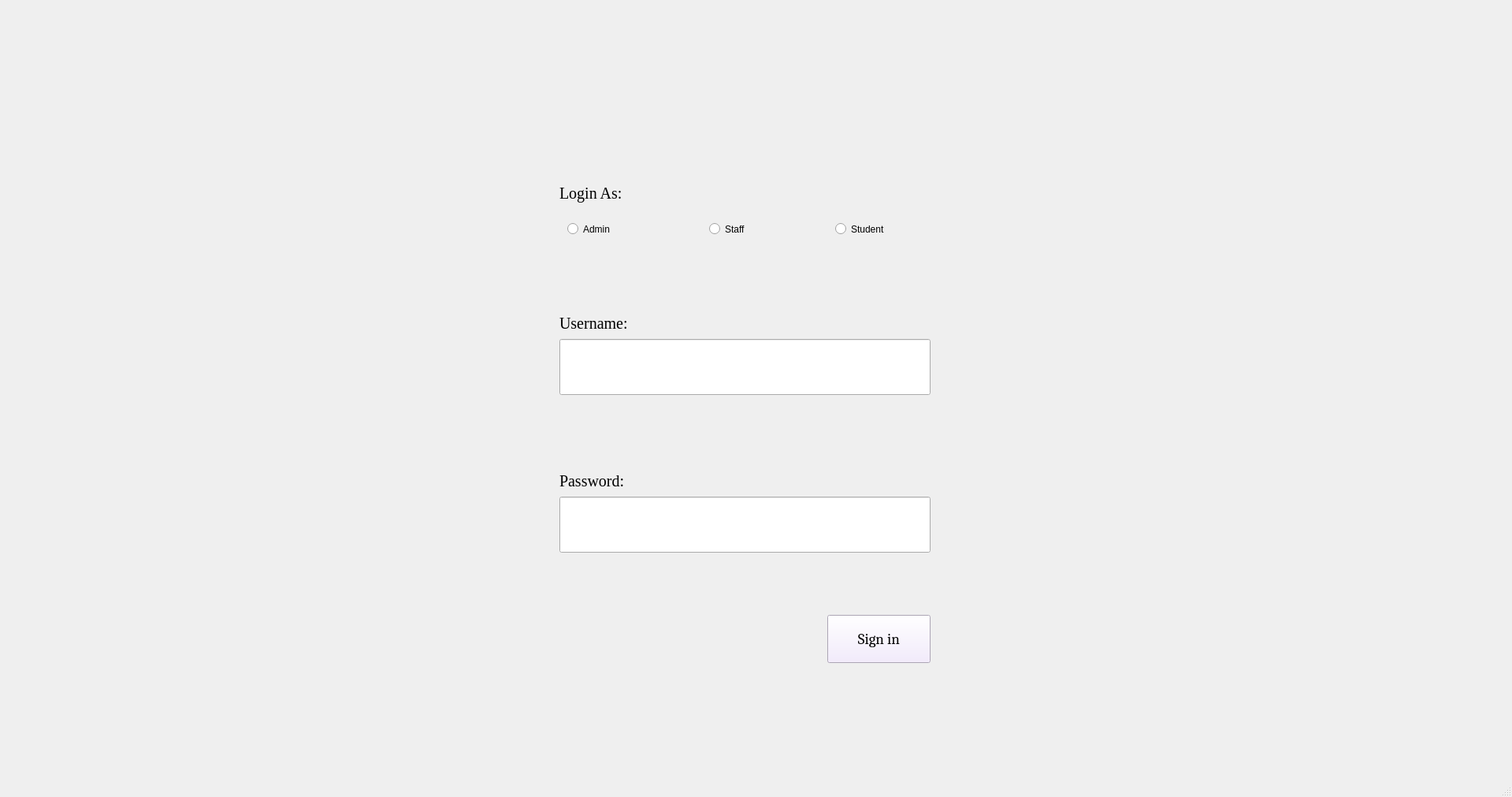
<?xml version="1.0" encoding="UTF-8"?>
<ui version="4.0">
 <class>AdminLogin</class>
 <widget class="QMainWindow" name="AdminLogin">
  <property name="geometry">
   <rect>
    <x>0</x>
    <y>0</y>
    <width>1919</width>
    <height>1011</height>
   </rect>
  </property>
  <property name="windowTitle">
   <string>MainWindow</string>
  </property>
  <property name="tabShape">
   <enum>QTabWidget::Rounded</enum>
  </property>
  <widget class="QWidget" name="centralwidget">
   <widget class="QLabel" name="UserName_l">
    <property name="geometry">
     <rect>
      <x>710</x>
      <y>360</y>
      <width>521</width>
      <height>101</height>
     </rect>
    </property>
    <property name="font">
     <font>
      <family>Times New Roman</family>
      <pointsize>15</pointsize>
      <weight>50</weight>
      <italic>false</italic>
      <bold>false</bold>
     </font>
    </property>
    <property name="styleSheet">
     <string notr="true">font: 15pt &quot;Times New Roman&quot;;</string>
    </property>
    <property name="text">
     <string>Username:</string>
    </property>
   </widget>
   <widget class="QLabel" name="Password_l">
    <property name="geometry">
     <rect>
      <x>710</x>
      <y>560</y>
      <width>551</width>
      <height>101</height>
     </rect>
    </property>
    <property name="font">
     <font>
      <family>Times New Roman</family>
      <pointsize>15</pointsize>
      <weight>50</weight>
      <italic>false</italic>
      <bold>false</bold>
     </font>
    </property>
    <property name="styleSheet">
     <string notr="true">font: 15pt &quot;Times New Roman&quot;;</string>
    </property>
    <property name="text">
     <string>Password:</string>
    </property>
   </widget>
   <widget class="QLineEdit" name="Username_tb">
    <property name="geometry">
     <rect>
      <x>710</x>
      <y>430</y>
      <width>471</width>
      <height>71</height>
     </rect>
    </property>
    <property name="font">
     <font>
      <family>Times New Roman</family>
      <pointsize>15</pointsize>
      <weight>50</weight>
      <italic>false</italic>
      <bold>false</bold>
     </font>
    </property>
    <property name="styleSheet">
     <string notr="true">font: 15pt &quot;Times New Roman&quot;;</string>
    </property>
   </widget>
   <widget class="QPushButton" name="SignIn_b">
    <property name="geometry">
     <rect>
      <x>1050</x>
      <y>780</y>
      <width>131</width>
      <height>61</height>
     </rect>
    </property>
    <property name="font">
     <font>
      <family>Cambria</family>
      <pointsize>14</pointsize>
      <weight>50</weight>
      <italic>false</italic>
      <bold>false</bold>
     </font>
    </property>
    <property name="styleSheet">
     <string notr="true">font: 14pt &quot;Cambria&quot;;
background-color: rgb(241, 231, 254);</string>
    </property>
    <property name="text">
     <string>Sign in</string>
    </property>
   </widget>
   <widget class="QLineEdit" name="Password_tb">
    <property name="geometry">
     <rect>
      <x>710</x>
      <y>630</y>
      <width>471</width>
      <height>71</height>
     </rect>
    </property>
    <property name="font">
     <font>
      <family>Times New Roman</family>
      <pointsize>15</pointsize>
      <weight>50</weight>
      <italic>false</italic>
      <bold>false</bold>
     </font>
    </property>
    <property name="styleSheet">
     <string notr="true">font: 15pt &quot;Times New Roman&quot;;</string>
    </property>
   </widget>
   <widget class="QRadioButton" name="Admin_rb">
    <property name="geometry">
     <rect>
      <x>720</x>
      <y>260</y>
      <width>141</width>
      <height>61</height>
     </rect>
    </property>
    <property name="styleSheet">
     <string notr="true">font: 15pt &quot;Times New Roman&quot;;</string>
    </property>
    <property name="text">
     <string>Admin</string>
    </property>
   </widget>
   <widget class="QLabel" name="LoginAs_l">
    <property name="geometry">
     <rect>
      <x>710</x>
      <y>210</y>
      <width>521</width>
      <height>71</height>
     </rect>
    </property>
    <property name="font">
     <font>
      <family>Times New Roman</family>
      <pointsize>15</pointsize>
      <weight>50</weight>
      <italic>false</italic>
      <bold>false</bold>
     </font>
    </property>
    <property name="styleSheet">
     <string notr="true">font: 15pt &quot;Times New Roman&quot;;</string>
    </property>
    <property name="text">
     <string>Login As:</string>
    </property>
   </widget>
   <widget class="QRadioButton" name="Staff_rb">
    <property name="geometry">
     <rect>
      <x>900</x>
      <y>260</y>
      <width>201</width>
      <height>61</height>
     </rect>
    </property>
    <property name="styleSheet">
     <string notr="true">font: 15pt &quot;Times New Roman&quot;;</string>
    </property>
    <property name="text">
     <string>Staff</string>
    </property>
   </widget>
   <widget class="QRadioButton" name="Student_rb">
    <property name="geometry">
     <rect>
      <x>1060</x>
      <y>260</y>
      <width>271</width>
      <height>61</height>
     </rect>
    </property>
    <property name="styleSheet">
     <string notr="true">font: 15pt &quot;Times New Roman&quot;;</string>
    </property>
    <property name="text">
     <string>Student</string>
    </property>
   </widget>
  </widget>
  <widget class="QStatusBar" name="statusbar"/>
 </widget>
 <resources/>
 <connections/>
</ui>
